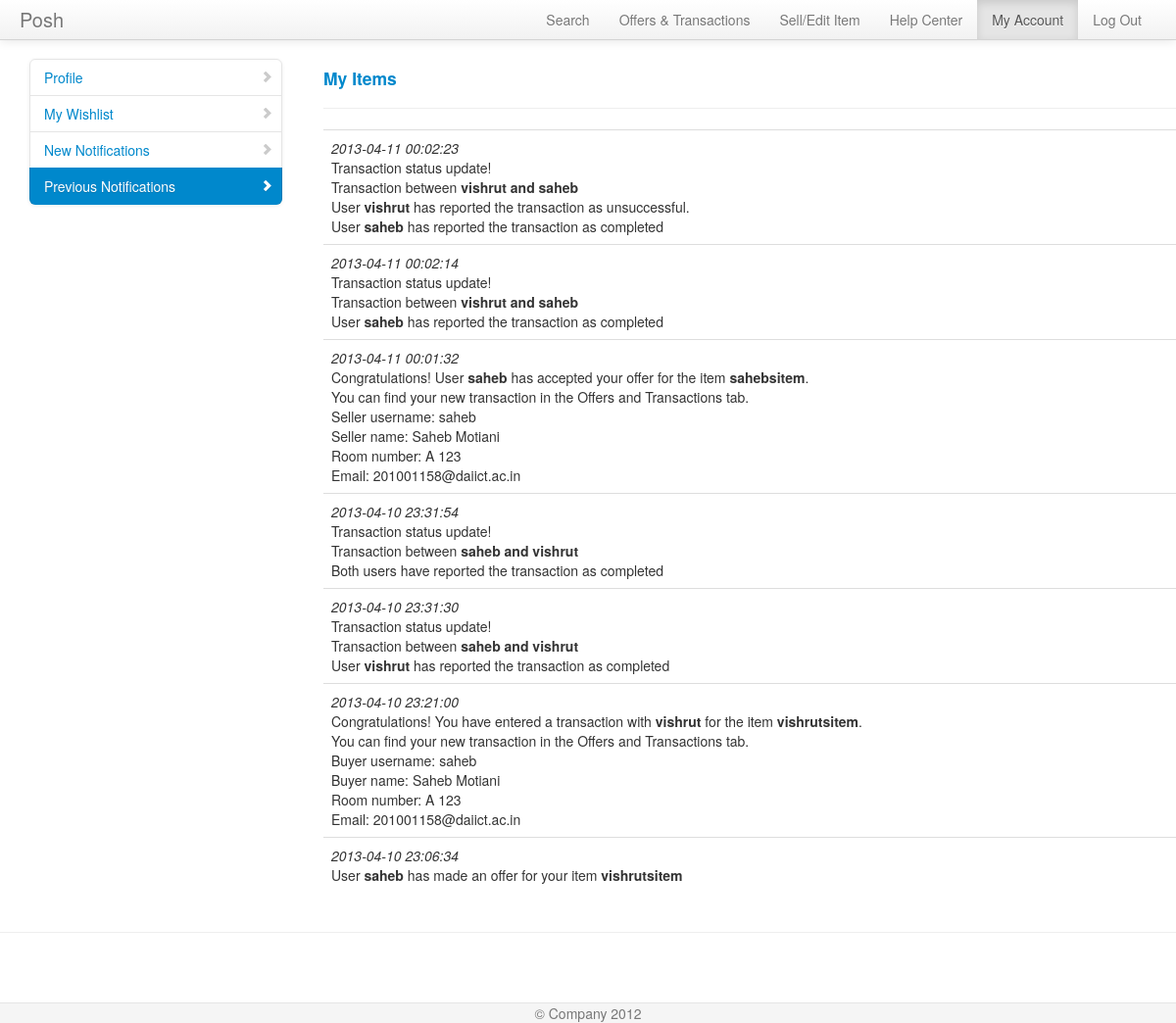
The page /previousnotifications.php (signed in) on the database as committed earlier.
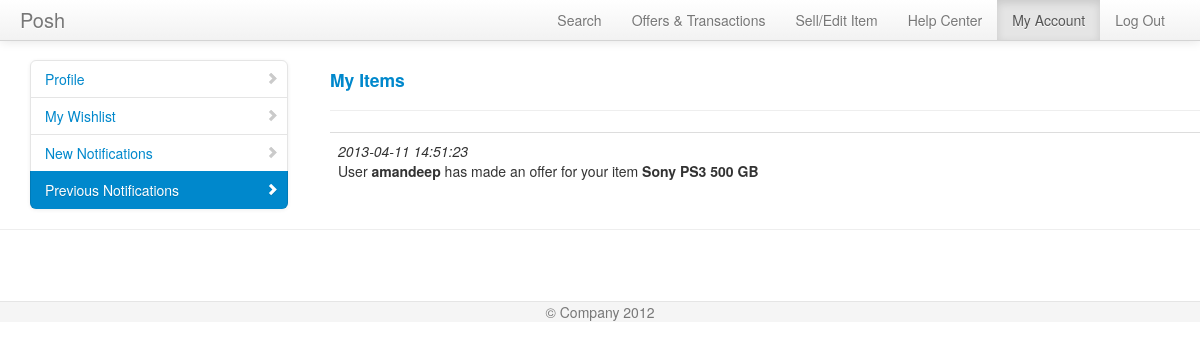
The same page on the database as committed later.
### tables this page shows
CREATE TABLE IF NOT EXISTS `notifications` (
  `notificationid` int(10) NOT NULL AUTO_INCREMENT,
  `notificationdetails` varchar(500) NOT NULL,
  `username` varchar(20) NOT NULL,
  `viewed` int(5) NOT NULL DEFAULT '0',
  `time` timestamp NOT NULL DEFAULT CURRENT_TIMESTAMP,
  PRIMARY KEY (`notificationid`),
  KEY `username` (`username`)
);

### meekrodb.2.1.class.php (called while the page is built, shortened)
<?php
class DB {
  protected static $mdb = null;
  public static function getMDB() {
    $mdb = DB::$mdb;
    if ($mdb === null) {
      $mdb = DB::$mdb = new MeekroDB();
    }
    return $mdb;
  }
  public static function query() { $args = func_get_args(); return call_user_func_array(array(DB::getMDB(), 'query'), $args); }
}
class MeekroDB {
  public $dbName = '';
  public $user = '';
  public $password = '';
  public $host = 'localhost';
  public $port = null;
  public $encoding = 'latin1';
  public $queryMode = 'queryAllRows';
  public $param_char = '%';
  public $named_param_seperator = '_';
  public $internal_mysql = null;
  public function __construct($host=null, $user=null, $password=null, $dbName=null, $port=null, $encoding=null) {
    if ($host === null) $host = DB::$host;
    if ($user === null) $user = DB::$user;
    if ($password === null) $password = DB::$password;
    if ($dbName === null) $dbName = DB::$dbName;
    if ($port === null) $port = DB::$port;
    if ($encoding === null) $encoding = DB::$encoding;
    $this->host = $host;
    $this->user = $user;
    $this->password = $password;
    $this->dbName = $dbName;
    $this->port = $port;
    $this->encoding = $encoding;
  }
  public function get() {
    $mysql = $this->internal_mysql;
    if ($mysql == null) {
      if (! $this->port) $this->port = ini_get('mysqli.default_port');
      $mysql = new mysqli($this->host, $this->user, $this->password, $this->dbName, $this->port);
      $mysql->set_charset($this->encoding);
      $this->internal_mysql = $mysql;
    }
    return $mysql;
  }
  public function escape($str) {
    $db = $this->get();
    return $db->real_escape_string($str);
  }
  protected function prependCall($function, $args, $prepend) {
    array_unshift($args, $prepend);
    return call_user_func_array($function, $args);
  }
  protected function wrapStr($strOrArray, $wrapChar, $escape = false) {
    if (! is_array($strOrArray)) {
      if ($escape) return $wrapChar . $this->escape($strOrArray) . $wrapChar;
      else return $wrapChar . $strOrArray . $wrapChar;
    } else {
      $R = array();
      foreach ($strOrArray as $element) {
        $R[] = $this->wrapStr($element, $wrapChar, $escape);
      }
      return $R;
    }
  }
  public function parseQueryParamsNew() {
    $args = func_get_args();
    $sql = array_shift($args);
    $args_all = $args;
    $posList = array();
    $pos_adj = 0;
    $param_char_length = strlen($this->param_char);
    $named_seperator_length = strlen($this->named_param_seperator);
    $types = array(
      $this->param_char . 'll',
      $this->param_char . 'ls',
      $this->param_char . 'l',
      $this->param_char . 'li',
      $this->param_char . 'ld',
      $this->param_char . 'lb',
      $this->param_char . 's',
      $this->param_char . 'i',
      $this->param_char . 'd',
      $this->param_char . 'b',
      $this->param_char . 'ss'
    );
    foreach ($types as $type) {
      $lastPos = 0;
      while (($pos = strpos($sql, $type, $lastPos)) !== false) {
        $lastPos = $pos + 1;
        $posList[$pos] = $type;
      }
    }
    ksort($posList);
    foreach ($posList as $pos => $type) {
      $type = substr($type, $param_char_length);
      $length_type = strlen($type) + $param_char_length;
      $new_pos = $pos + $pos_adj;
      $new_pos_back = $new_pos + $length_type;
      if ($arg_number_length = strspn($sql, '0123456789', $new_pos_back)) {
        $arg_number = substr($sql, $new_pos_back, $arg_number_length);
        if (! isset($args_all[$arg_number])) $this->nonSQLError("Non existent argument reference (arg $arg_number): $sql");
        $arg = $args_all[$arg_number];
      } else {
        $arg = array_shift($args);
      }
      if (in_array($type, array('s', 'i', 'd', 'b', 'l'))) {
        $array_type = false;
        $arg = array($arg);
        $type = 'l' . $type;
      } else if ($type == 'ss') {
        $result = "'%" . $this->escape(str_replace(array('%', '_'), array('\%', '\_'), $arg)) . "%'";
      } else {
        $array_type = true;
        if (! is_array($arg)) $this->nonSQLError("Badly formatted SQL query: $sql -- expecting array, but didn't get one!");
      }
      if ($type == 'ls') $result = $this->wrapStr($arg, "'", true);
      else if ($type == 'li') $result = array_map('intval', $arg);
      else if ($type == 'ld') $result = array_map('floatval', $arg);
      else if ($type == 'lb') $result = array_map(array($this, 'formatTableName'), $arg);
      else if ($type == 'll') $result = $arg;
      else if (! $result) $this->nonSQLError("Badly formatted SQL query: $sql");
      if (is_array($result)) {
        if (! $array_type) $result = $result[0];
        else $result = '(' . implode(',', $result) . ')';
      }
      $sql = substr_replace($sql, $result, $new_pos, $length_type + $arg_number_length);
      $pos_adj += strlen($result) - ($length_type + $arg_number_length);
    }
    return $sql;
  }
  public function parseQueryParams() {
    $args = func_get_args();
    if (is_string($args[1]) && preg_match('/^[is]+$/', $args[1]) && substr_count($args[0], '?') > 0)
      return call_user_func_array(array($this, 'parseQueryParamsOld'), $args);
    else
      return call_user_func_array(array($this, 'parseQueryParamsNew'), $args);
  }
  public function query() {
    $args = func_get_args();
    if ($this->queryMode == 'buffered' || $this->queryMode == 'unbuffered') {
      return $this->prependCall(array($this, 'queryHelper'), $args, $this->queryMode);
    } else {
      return call_user_func_array(array($this, 'queryAllRows'), $args);
    }
  }
  public function queryUnbuf() { $args = func_get_args(); return $this->prependCall(array($this, 'queryHelper'), $args, 'unbuffered'); }
  protected function queryHelper() {
    $args = func_get_args();
    $type = array_shift($args);
    $is_buffered = ($type == 'buffered');
    $is_null = ($type == 'null');
    $sql = call_user_func_array(array($this, 'parseQueryParams'), $args);
    $db = $this->get();
    $result = $db->query($sql, $is_buffered ? MYSQLI_STORE_RESULT : MYSQLI_USE_RESULT);
    if ($is_null) {
      return null;
    }
    return $result;
  }
  public function queryAllRows() {
    $args = func_get_args();
    $query = call_user_func_array(array($this, 'queryUnbuf'), $args);
    $result = $this->fetchAllRows($query);
    return $result;
  }
  protected function checkError() {
    return false;
  }
  public function fetchRow($result = null) {
    return $result->fetch_assoc();
  }
  public function fetchAllRows($result = null) {
    $A = array();
    while ($row = $this->fetchRow($result)) {
      $A[] = $row;
    }
    return $A;
  }
}
?>

### previousnotifications.php (the view, shortened to what the changed rows need)
<!DOCTYPE html>
<html lang="en">
  <head>
    <link href="bootstrap/css/bootstrap.css" rel="stylesheet">
	<link href="bootstrap/css/docs.css" rel="stylesheet">
    <link href="bootstrap/css/bootstrap-responsive.css" rel="stylesheet">
	</head>
	<body>
		<div class="container" style="width: auto; padding: 20px 0px 0px 0px;">
			<?php
			$notifications = DB::query("SELECT * FROM notifications WHERE username=%s ORDER by time DESC", $_SESSION['username']);
			echo '<div class="span9">';
			echo '<div class="row-fluid">';
			echo '<table class="table table-hover">';
			echo '<tbody>';
			foreach($notifications as $notification){
				echo '<tr>';
				echo '<td><i>'.$notification['time'].'</i><br>';
				echo $notification['notificationdetails'];
				echo '</td>';
				echo '</tr>';
			}
			echo '</tbody>';
			echo '</table>';
			echo '</div>';
			echo '</div>';
			?>
		</div>
  </body>
</html>

Rows that differ between the two databases and show on the page:
removed notifications: time "2013-04-11 00:02:23", notificationdetails "Transaction status update! Transaction between vishrut and saheb User vishrut has reported the transaction as unsuccessful. User saheb has reported the transaction as completed"
removed notifications: time "2013-04-11 00:02:14", notificationdetails "Transaction status update! Transaction between vishrut and saheb User saheb has reported the transaction as completed"
removed notifications: time "2013-04-11 00:01:32", notificationdetails "Congratulations! User saheb has accepted your offer for the item sahebsitem . You can find your new transaction in the Offers and Transactions tab. Seller username: saheb Seller name: Saheb Motiani Room number: A 123 Email: 201001158@daiict.ac.in"
removed notifications: time "2013-04-10 23:31:54", notificationdetails "Transaction status update! Transaction between saheb and vishrut Both users have reported the transaction as completed"
removed notifications: time "2013-04-10 23:31:30", notificationdetails "Transaction status update! Transaction between saheb and vishrut User vishrut has reported the transaction as completed"
removed notifications: time "2013-04-10 23:21:00", notificationdetails "Congratulations! You have entered a transaction with vishrut for the item vishrutsitem . You can find your new transaction in the Offers and Transactions tab. Buyer username: saheb Buyer name: Saheb Motiani Room number: A 123 Email: 201001158@daiict.ac.in"
removed notifications: time "2013-04-10 23:06:34", notificationdetails "User saheb has made an offer for your item vishrutsitem"
added notifications: time "2013-04-11 14:51:23", notificationdetails "User amandeep has made an offer for your item Sony PS3 500 GB"
